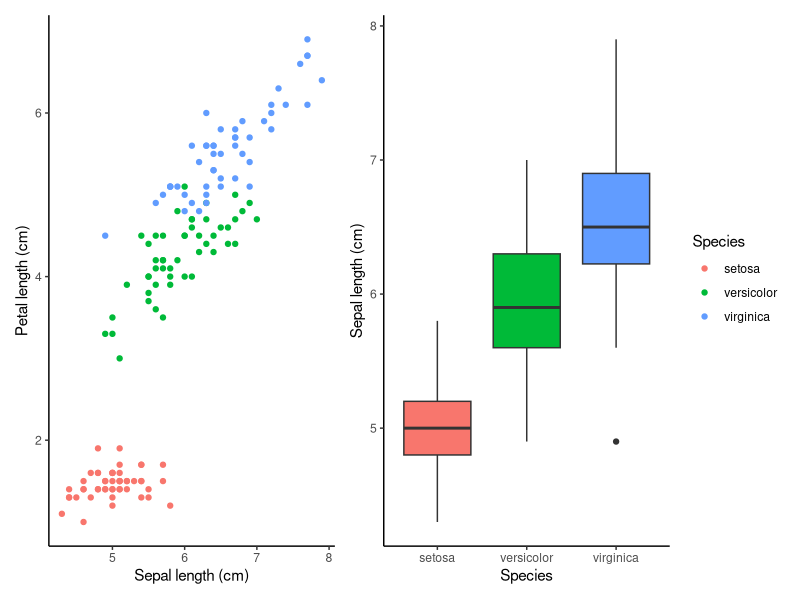
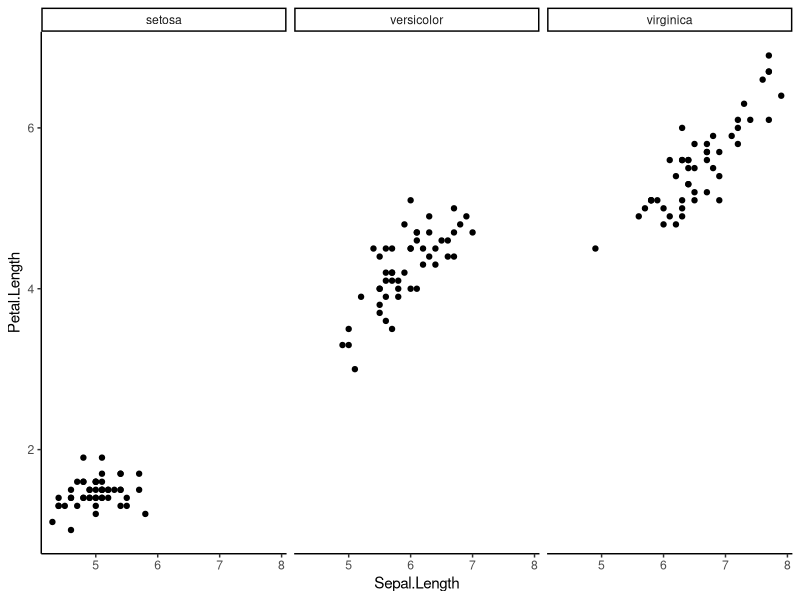
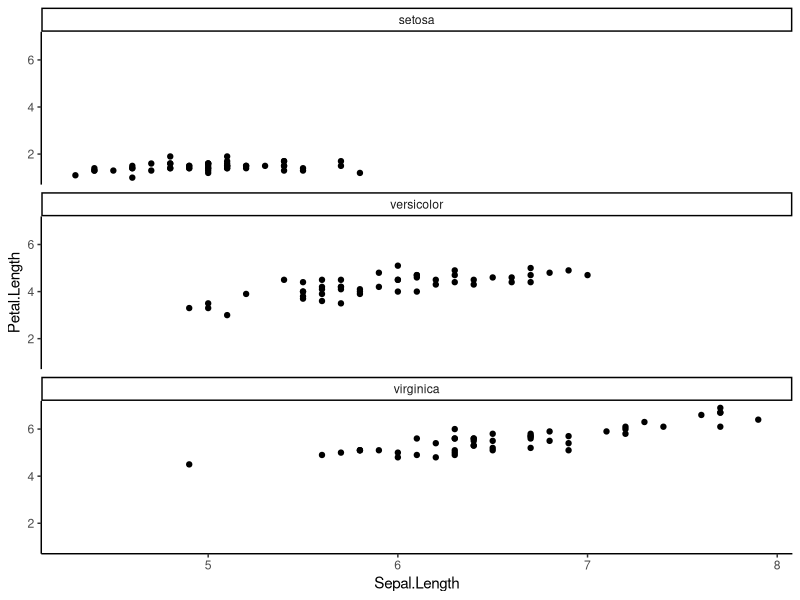
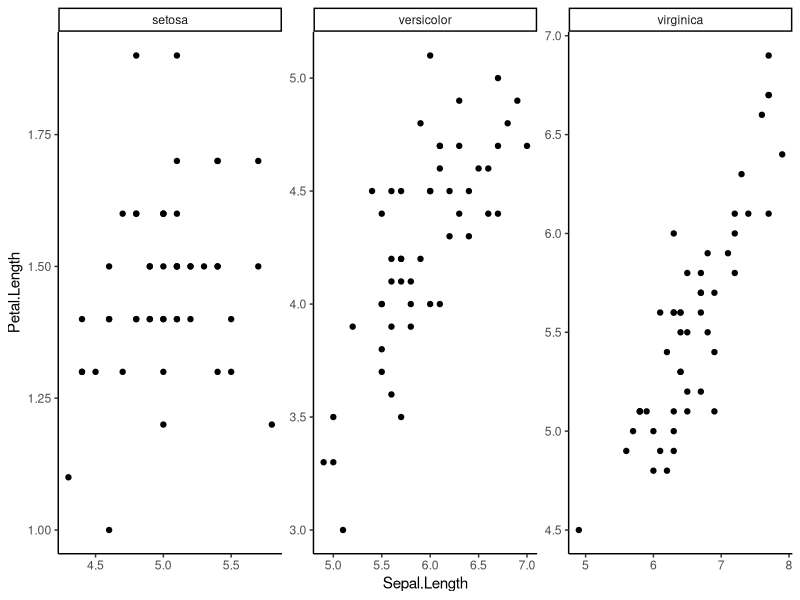
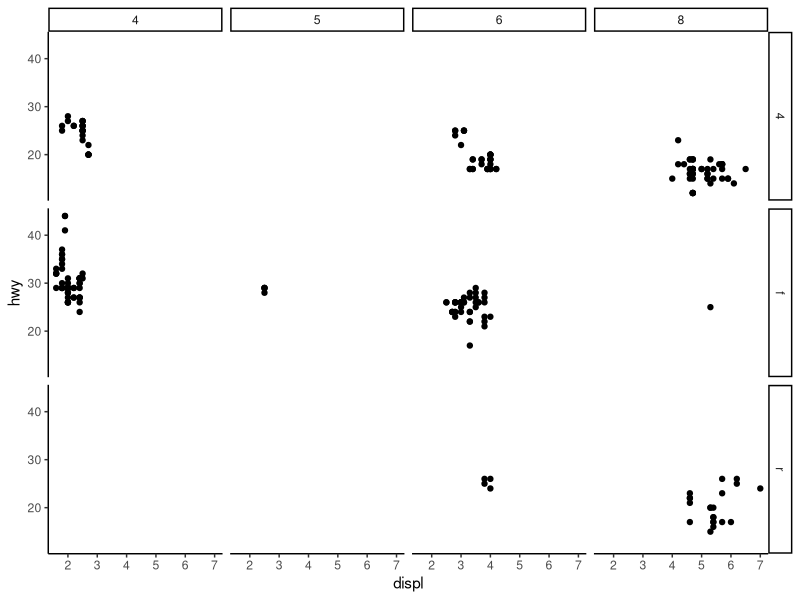
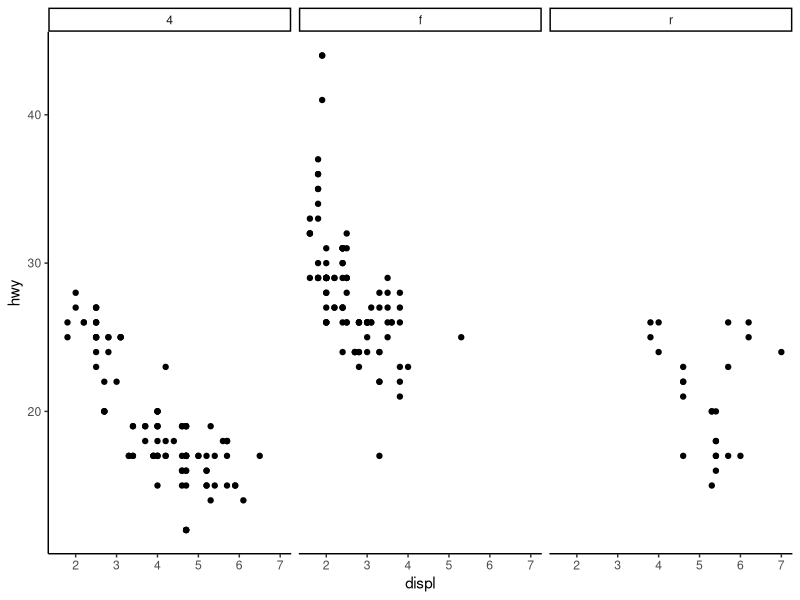
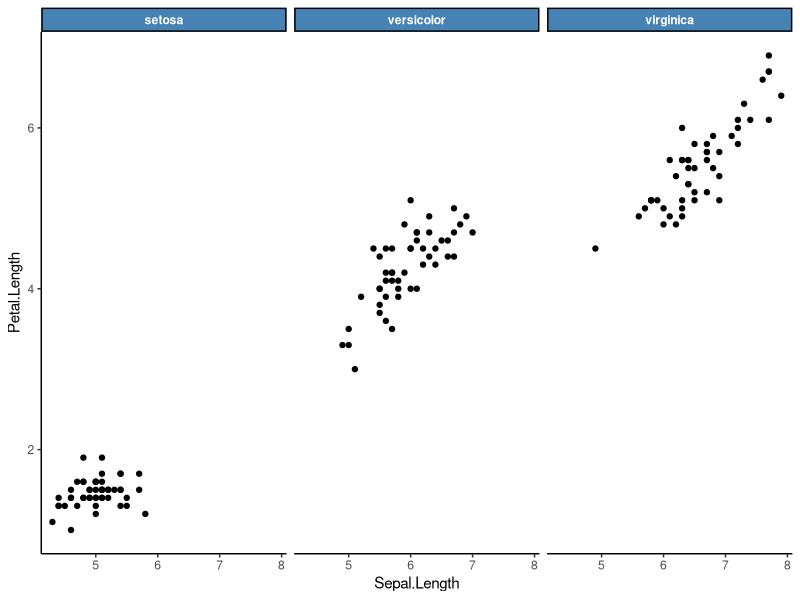
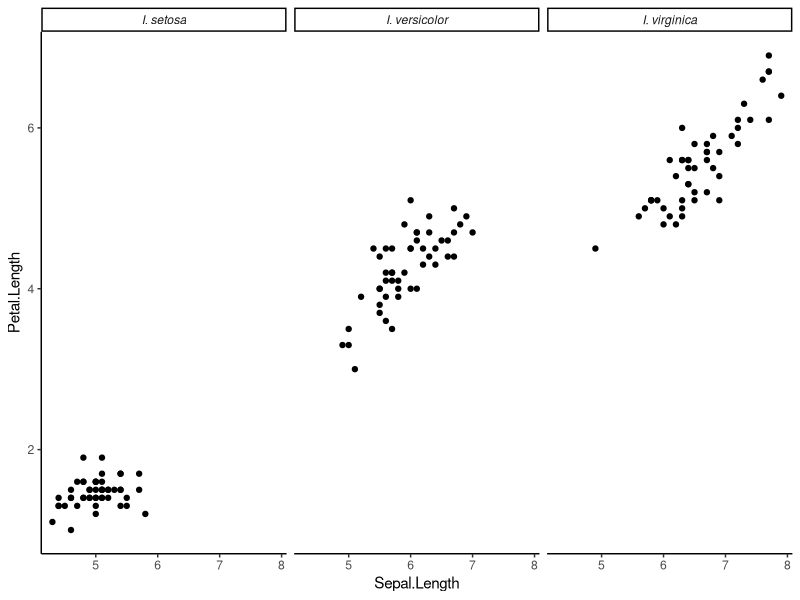

Reproduce these figures in R, in order.
## ---- chunk 1
#| label: ggplot-multipanel-1
#| fig-alt: "Example of a two-panel figure: a scatterplot of petal length against sepal length for the three iris species, with setosa forming a separate cluster of short petals and versicolor and virginica overlapping as petal length rises with sepal length, next to boxplots of sepal length by iris species, increasing from setosa to versicolor to virginica"
#| echo: false
#| warning: false
#| message: false
library(ggplot2)
library(patchwork)

p1 <- ggplot(iris, aes(Sepal.Length, Petal.Length, colour = Species)) +
  geom_point() +
  theme_classic() +
  labs(x = "Sepal length (cm)", y = "Petal length (cm)")

p2 <- ggplot(iris, aes(Species, Sepal.Length, fill = Species)) +
  geom_boxplot(show.legend = FALSE) +
  theme_classic() +
  labs(x = "Species", y = "Sepal length (cm)")

(p1 | p2) + plot_layout(guides = "collect")
## ---- chunk 2
#| label: ggplot-multipanel-2
#| message: false
library(ggplot2)
## ---- chunk 3
#| label: ggplot-multipanel-3
data(iris)
data(mpg)
## ---- chunk 4
#| label: ggplot-multipanel-4
#| fig-alt: "Three facets side by side, one per iris species, each a scatterplot of petal length against sepal length on the same axes"
#| fig-width: 9
#| fig-height: 3
p <- ggplot(iris, aes(Sepal.Length, Petal.Length)) +
  geom_point() +
  theme_classic()

p + facet_wrap(~ Species)
## ---- chunk 5
#| label: ggplot-multipanel-5
#| fig-alt: "The same three facets stacked in a single column"
#| fig-width: 4
#| fig-height: 9
p + facet_wrap(~ Species, ncol = 1)
## ---- chunk 6
#| label: ggplot-multipanel-6
#| fig-alt: "The same three facets side by side, each with its own axis ranges, so the setosa panel zooms in on its small petals"
#| fig-width: 9
#| fig-height: 3
p + facet_wrap(~ Species, scales = "free")
## ---- chunk 7
#| label: ggplot-multipanel-7
#| fig-alt: "A grid of scatterplots of highway fuel economy (hwy) against engine displacement (displ) for cars, with rows for drive type (4, f, r) and columns for number of cylinders (4, 5, 6, 8); some combinations have few or no cars"
#| fig-width: 9
#| fig-height: 6
ggplot(mpg, aes(displ, hwy)) +
  geom_point() +
  theme_classic() +
  facet_grid(drv ~ cyl)
## ---- chunk 8
#| label: ggplot-multipanel-8
#| fig-alt: "Three facets side by side of highway fuel economy against engine displacement for 4-wheel, front-wheel and rear-wheel drive cars; economy falls as displacement increases"
#| fig-width: 9
#| fig-height: 3
ggplot(mpg, aes(displ, hwy)) +
  geom_point() +
  theme_classic() +
  facet_grid(. ~ drv)
## ---- chunk 9
#| label: ggplot-multipanel-9
#| fig-alt: "The three iris facets with the facet labels in white bold text on steel-blue strips"
#| fig-width: 9
#| fig-height: 3
p + facet_wrap(~ Species) +
  theme(
    strip.background = element_rect(fill = "steelblue"),
    strip.text = element_text(colour = "white", face = "bold")
  )
## ---- chunk 10
#| label: ggplot-multipanel-10
#| fig-alt: "The three iris facets with the facet labels changed to italic species names: I. setosa, I. versicolor and I. virginica"
#| fig-width: 9
#| fig-height: 3
species_labels <- c(
  setosa = "I. setosa",
  versicolor = "I. versicolor",
  virginica = "I. virginica"
)

p + facet_wrap(~ Species, labeller = labeller(Species = species_labels)) +
  theme(strip.text = element_text(face = "italic"))
## ---- chunk 11
#| label: ggplot-multipanel-11
#| message: false
library(patchwork)
## ---- chunk 12
#| label: ggplot-multipanel-12
p1 <- ggplot(iris, aes(Sepal.Length, Petal.Length, colour = Species)) +
  geom_point() +
  theme_classic()

p2 <- ggplot(iris, aes(Species, Sepal.Length, fill = Species)) +
  geom_boxplot(show.legend = FALSE) +
  theme_classic()
## ---- chunk 13
#| label: ggplot-multipanel-13
#| fig-alt: "Two plots side by side: a scatterplot of petal length against sepal length for the three iris species, with setosa forming a separate cluster of short petals and versicolor and virginica overlapping as petal length rises with sepal length, and boxplots of sepal length by iris species, increasing from setosa to versicolor to virginica"
#| fig-width: 9
#| fig-height: 4
p1 | p2
## ---- chunk 14
#| label: ggplot-multipanel-14
#| fig-alt: "The same two plots stacked vertically, the scatterplot above the boxplots"
#| fig-width: 5
#| fig-height: 8
p1 / p2
## ---- chunk 15
#| label: ggplot-multipanel-15
#| fig-alt: "A three-panel layout: the iris scatterplot of petal against sepal length on the left, and on the right the sepal length boxplots stacked above a scatterplot of petal length against petal width coloured by species, with setosa separate at small values and versicolor and virginica rising together"
#| fig-width: 10
#| fig-height: 5
p3 <- ggplot(iris, aes(Petal.Width, Petal.Length, colour = Species)) +
  geom_point() +
  theme_classic()

p1 | (p2 / p3)
## ---- chunk 16
#| label: ggplot-multipanel-16
#| fig-alt: "The same three-panel layout with the panels tagged A, B and C"
#| fig-width: 10
#| fig-height: 5
(p1 | (p2 / p3)) +
  plot_annotation(tag_levels = "A")
## ---- chunk 17
#| label: ggplot-multipanel-17
#| fig-alt: "The iris scatterplot and boxplots side by side under the bold title 'Iris sepal and petal measurements'"
#| fig-width: 10
#| fig-height: 5
(p1 | p2) +
  plot_annotation(
    title = "Iris sepal and petal measurements",
    theme = theme(plot.title = element_text(size = 14, face = "bold"))
  )
## ---- chunk 18
#| label: ggplot-multipanel-18
#| fig-alt: "Two iris scatterplots side by side, petal length against sepal length and against petal width, sharing a single species legend on the right"
#| fig-width: 10
#| fig-height: 4
(p1 | p3) +
  plot_layout(guides = "collect")
## ---- chunk 19
#| label: ggplot-multipanel-19
#| fig-alt: "The same two scatterplots tagged A and B under the title 'Iris petal and sepal relationships', with one shared species legend"
#| fig-width: 10
#| fig-height: 4
(p1 | p3) +
  plot_layout(guides = "collect") +
  plot_annotation(
    tag_levels = "A",
    title = "Iris petal and sepal relationships"
  )
